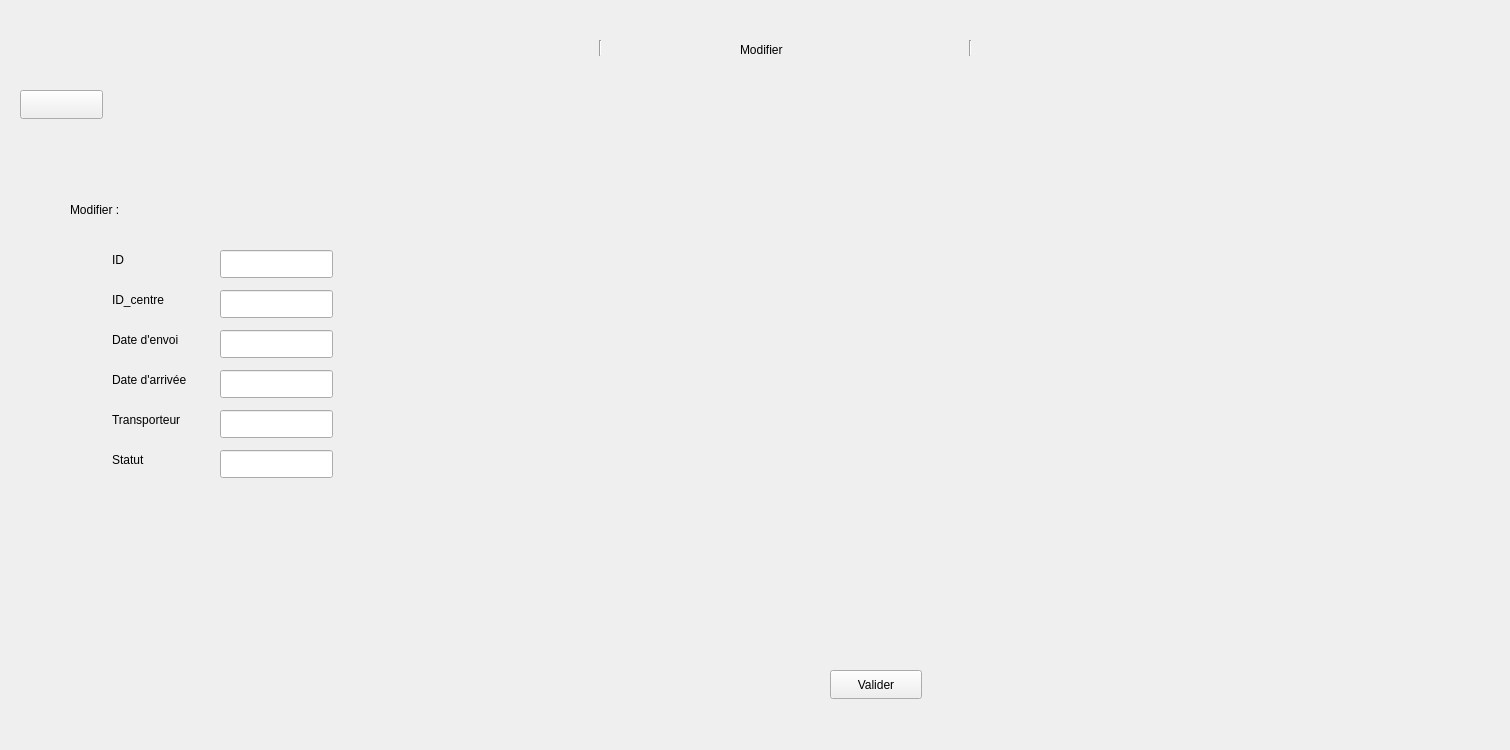
        <widget class="QWidget" name="page_20">
         <widget class="QFrame" name="frame_41">
          <property name="geometry">
           <rect>
            <x>10</x>
            <y>30</y>
            <width>1491</width>
            <height>711</height>
           </rect>
          </property>
          <property name="styleSheet">
           <string notr="true"/>
          </property>
          <property name="frameShape">
           <enum>QFrame::NoFrame</enum>
          </property>
          <widget class="QFrame" name="frame_42">
           <property name="geometry">
            <rect>
             <x>0</x>
             <y>0</y>
             <width>1491</width>
             <height>41</height>
            </rect>
           </property>
           <property name="styleSheet">
            <string notr="true"/>
           </property>
           <property name="frameShape">
            <enum>QFrame::NoFrame</enum>
           </property>
           <widget class="QLabel" name="label_126">
            <property name="geometry">
             <rect>
              <x>730</x>
              <y>10</y>
              <width>81</width>
              <height>20</height>
             </rect>
            </property>
            <property name="text">
             <string>Modifier</string>
            </property>
           </widget>
           <widget class="Line" name="line_27">
            <property name="geometry">
             <rect>
              <x>470</x>
              <y>10</y>
              <width>241</width>
              <height>16</height>
             </rect>
            </property>
            <property name="orientation">
             <enum>Qt::Vertical</enum>
            </property>
           </widget>
           <widget class="Line" name="line_28">
            <property name="geometry">
             <rect>
              <x>840</x>
              <y>10</y>
              <width>241</width>
              <height>16</height>
             </rect>
            </property>
            <property name="orientation">
             <enum>Qt::Vertical</enum>
            </property>
           </widget>
          </widget>
          <widget class="QStackedWidget" name="stackedWidget_7">
           <property name="geometry">
            <rect>
             <x>10</x>
             <y>50</y>
             <width>1461</width>
             <height>651</height>
            </rect>
           </property>
           <property name="currentIndex">
            <number>0</number>
           </property>
           <widget class="QWidget" name="page_21">
            <widget class="QLabel" name="label_127">
             <property name="geometry">
              <rect>
               <x>92</x>
               <y>250</y>
               <width>91</width>
               <height>20</height>
              </rect>
             </property>
             <property name="text">
              <string>Date d'envoi</string>
             </property>
            </widget>
            <widget class="QLabel" name="label_128">
             <property name="geometry">
              <rect>
               <x>92</x>
               <y>370</y>
               <width>91</width>
               <height>20</height>
              </rect>
             </property>
             <property name="text">
              <string>Statut</string>
             </property>
            </widget>
            <widget class="QLineEdit" name="lineEdit_64">
             <property name="geometry">
              <rect>
               <x>200</x>
               <y>370</y>
               <width>113</width>
               <height>28</height>
              </rect>
             </property>
             <property name="styleSheet">
              <string notr="true"/>
             </property>
            </widget>
            <widget class="QLabel" name="label_129">
             <property name="geometry">
              <rect>
               <x>92</x>
               <y>330</y>
               <width>91</width>
               <height>20</height>
              </rect>
             </property>
             <property name="text">
              <string>Transporteur</string>
             </property>
            </widget>
            <widget class="QLabel" name="label_130">
             <property name="geometry">
              <rect>
               <x>92</x>
               <y>210</y>
               <width>91</width>
               <height>20</height>
              </rect>
             </property>
             <property name="text">
              <string>ID_centre</string>
             </property>
            </widget>
            <widget class="QLineEdit" name="lineEdit_65">
             <property name="geometry">
              <rect>
               <x>200</x>
               <y>170</y>
               <width>113</width>
               <height>28</height>
              </rect>
             </property>
             <property name="styleSheet">
              <string notr="true"/>
             </property>
            </widget>
            <widget class="QLineEdit" name="lineEdit_66">
             <property name="geometry">
              <rect>
               <x>200</x>
               <y>210</y>
               <width>113</width>
               <height>28</height>
              </rect>
             </property>
             <property name="styleSheet">
              <string notr="true"/>
             </property>
            </widget>
            <widget class="QLineEdit" name="lineEdit_67">
             <property name="geometry">
              <rect>
               <x>200</x>
               <y>330</y>
               <width>113</width>
               <height>28</height>
              </rect>
             </property>
             <property name="styleSheet">
              <string notr="true"/>
             </property>
            </widget>
            <widget class="QLabel" name="label_131">
             <property name="geometry">
              <rect>
               <x>50</x>
               <y>120</y>
               <width>71</width>
               <height>20</height>
              </rect>
             </property>
             <property name="text">
              <string>Modifier :</string>
             </property>
            </widget>
            <widget class="QLabel" name="label_132">
             <property name="geometry">
              <rect>
               <x>92</x>
               <y>290</y>
               <width>91</width>
               <height>20</height>
              </rect>
             </property>
             <property name="text">
              <string>Date d'arrivée</string>
             </property>
            </widget>
            <widget class="QLineEdit" name="lineEdit_68">
             <property name="geometry">
              <rect>
               <x>200</x>
               <y>250</y>
               <width>113</width>
               <height>28</height>
              </rect>
             </property>
             <property name="styleSheet">
              <string notr="true"/>
             </property>
            </widget>
            <widget class="QLabel" name="label_133">
             <property name="geometry">
              <rect>
               <x>92</x>
               <y>170</y>
               <width>91</width>
               <height>20</height>
              </rect>
             </property>
             <property name="text">
              <string>ID</string>
             </property>
            </widget>
            <widget class="QLineEdit" name="lineEdit_69">
             <property name="geometry">
              <rect>
               <x>200</x>
               <y>290</y>
               <width>113</width>
               <height>28</height>
              </rect>
             </property>
             <property name="styleSheet">
              <string notr="true"/>
             </property>
            </widget>
            <widget class="QPushButton" name="pushButton_86">
             <property name="geometry">
              <rect>
               <x>810</x>
               <y>590</y>
               <width>92</width>
               <height>29</height>
              </rect>
             </property>
             <property name="text">
              <string>Valider</string>
             </property>
            </widget>
            <widget class="QPushButton" name="pushButton_87">
             <property name="geometry">
              <rect>
               <x>0</x>
               <y>10</y>
               <width>83</width>
               <height>29</height>
              </rect>
             </property>
             <property name="text">
              <string/>
             </property>
             <property name="icon">
              <iconset theme="QIcon::ThemeIcon::EditUndo">
               <normaloff>../../../../GExamen/GExamen</normaloff>../../../../GExamen/GExamen</iconset>
             </property>
            </widget>
           </widget>
          </widget>
         </widget>
        </widget>
